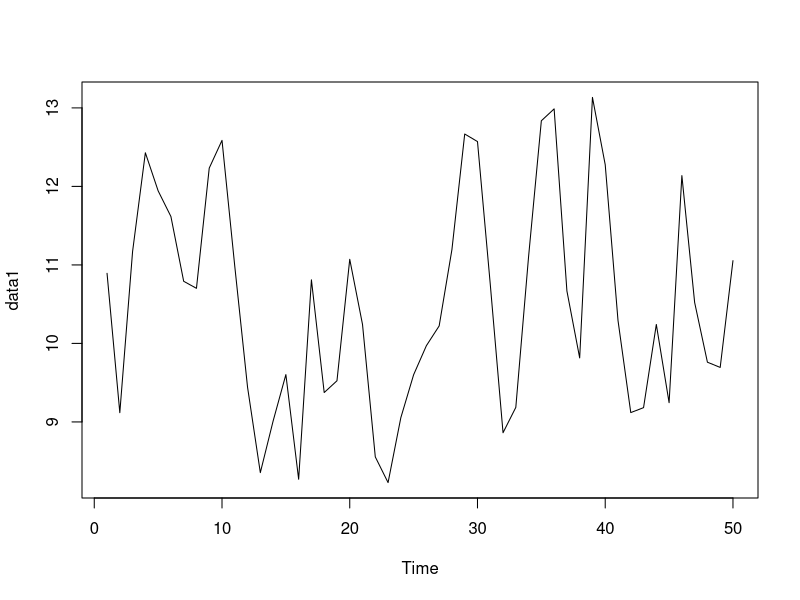
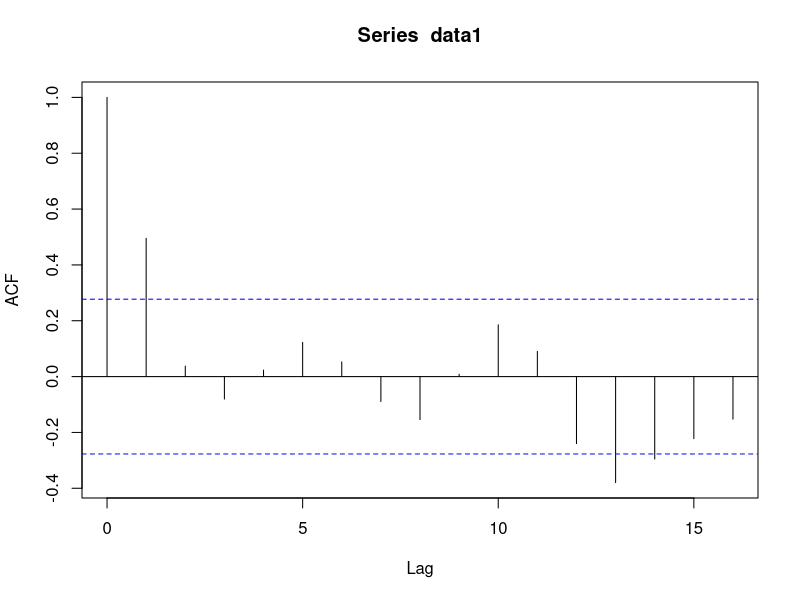
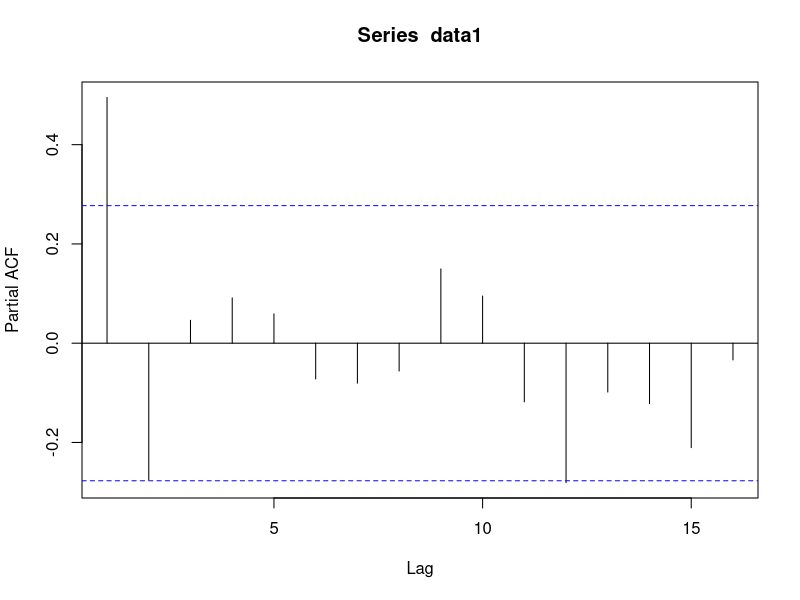
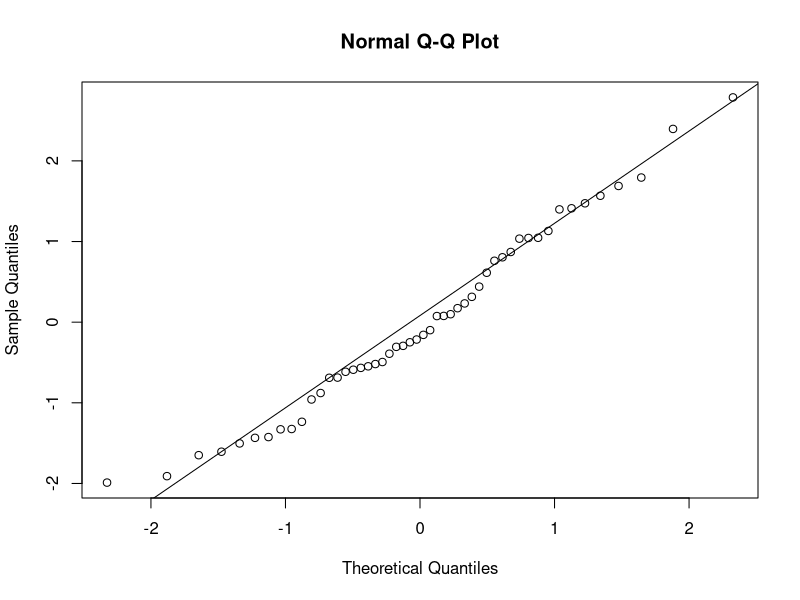
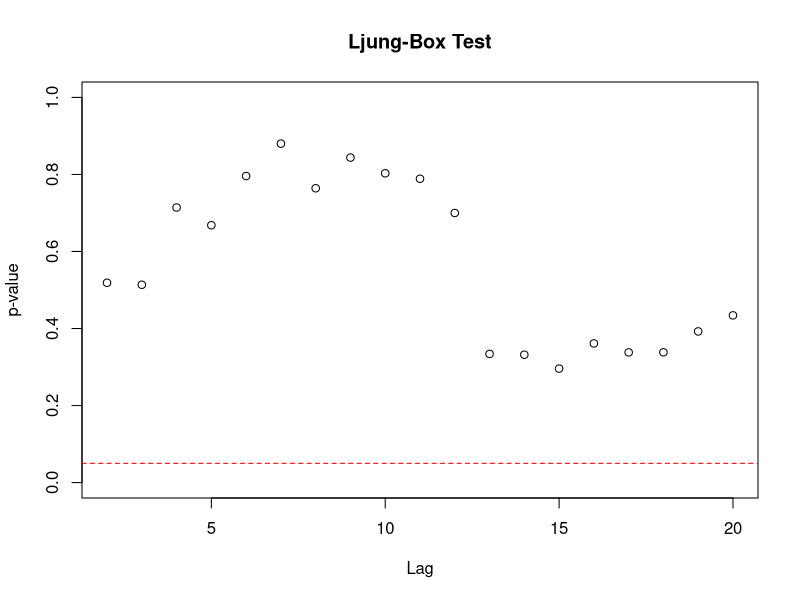
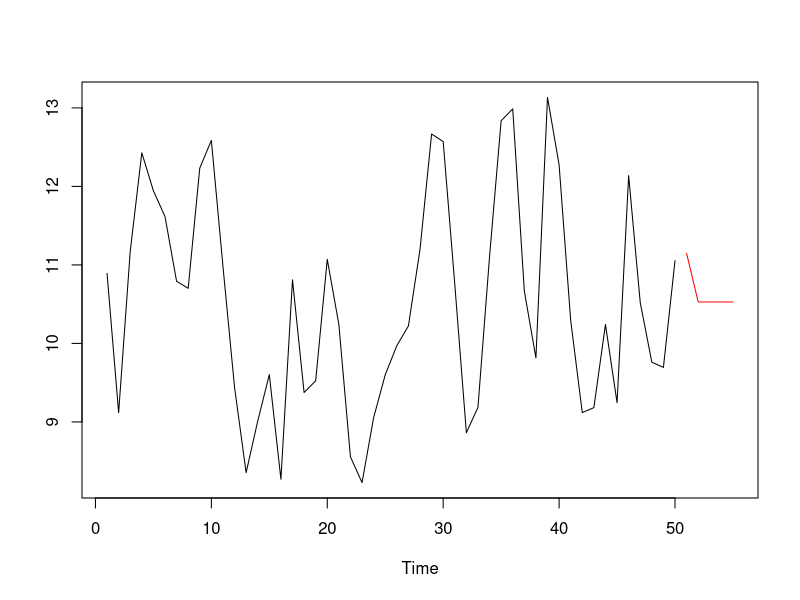

Recreate these plots in R, in order.
# ==============================================================================
# Pemodelan ARIMA
# ------------------------------------------------------------------------------
# Channel : https://www.youtube.com/c/ManusiaSetengahChiKuadrat
# Paket   : tseries
# Data    : data/arima.csv (data dummy MA(1), lihat data/generate_dummy_data.R)
# Catatan : Buka R-Studio-Tutorial.Rproj agar working directory = root repo.
# ==============================================================================

# Contoh membangkitkan data MA(1) sendiri:
# data_sim <- arima.sim(n = 50, model = list(order = c(0, 0, 1), ma = 0.1), sd = 0.1)

data1 <- read.csv("data/arima.csv")
head(data1)
data1 <- ts(data1$x)
str(data1)
plot.ts(data1)

# Uji stasioneritas (Augmented Dickey-Fuller)
library(tseries)
adf.test(data1)

# Identifikasi orde dari plot ACF dan PACF
acf(data1)
pacf(data1)

# Estimasi model MA(1) = ARIMA(0,0,1)
fit <- arima(data1, order = c(0, 0, 1))
fit

# Diagnostik residual
myresid <- residuals(fit)
qqnorm(myresid)
qqline(myresid)

# Uji Ljung-Box untuk banyak lag sekaligus.
# (Pengganti FitAR::LjungBoxTest, karena paket FitAR sudah dihapus dari CRAN.)
fitdf   <- 1                      # banyaknya parameter ARMA (MA(1) -> 1)
lags    <- (fitdf + 1):20
pval_lb <- sapply(lags, function(l)
  Box.test(myresid, lag = l, type = "Ljung-Box", fitdf = fitdf)$p.value)
plot(lags, pval_lb, ylim = c(0, 1), main = "Ljung-Box Test",
     xlab = "Lag", ylab = "p-value")
abline(h = 0.05, lty = 2, col = "red")

Box.test(myresid, type = "Ljung-Box")

# Peramalan 5 periode ke depan
pred <- predict(fit, n.ahead = 5)
pred
ts.plot(data1, pred$pred, col = c("black", "red"))
